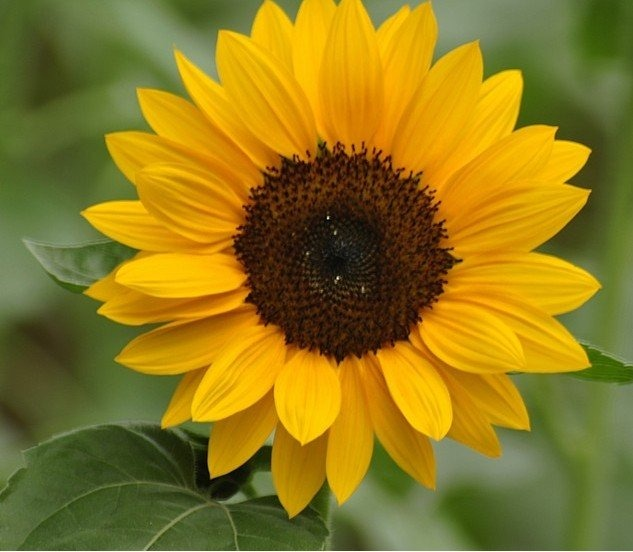
#> input picture Imagens/Girassol.png, 633 x 552 px, found by its file name
$ python 'Decompondo Imagem em Canais LAB -  Versão 1.0.0.py'
#> lines starting #> are read from the running program, lines starting #| are printed output that depends on the picture
#
########################################################################
# Importação das Bibliotecas Necessárias
########################################################################
#
import cv2 as cv
import matplotlib.pyplot as plt
import os

#
########################################################################
# Definições Gerais
########################################################################
#
BaseDir = "OpenCV/"
NomeJanela = "Imagem Base"
NomeImagem  = "Girassol.png"
NomeDiagrama = "DiagramaLAB.jpg"
CaminhoBase = "/home/asoares/" + BaseDir
CaminhoImagem = CaminhoBase + "Imagens/"

#
########################################################################
# Lendo a Imagem
########################################################################
#
ImagemColorida = cv.imread ( CaminhoImagem + NomeImagem, cv.IMREAD_COLOR)
#> ImagemColorida is the input picture: shape (552, 633, 3); mean B, G, R 29.1, 119.6, 140.8
ImgDiagrama = cv.imread ( CaminhoImagem + NomeDiagrama, cv.IMREAD_COLOR)
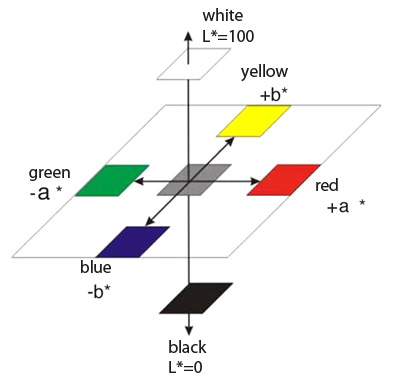
#> input picture Imagens/DiagramaLAB.jpg, 400 x 385 px, found by its file name
#> ImgDiagrama is the input picture: shape (385, 400, 3); mean B, G, R 240.3, 242.5, 243

#
########################################################################
# Checando se a Imagem Foi Lida com Sucesso
########################################################################
#
if ImagemColorida is None:
    os.system ("clear")
    print( "Não Foi Localizada a Imagem : ", NomeImagem)
    exit ()

if ImgDiagrama is None:
    os.system ("clear")
    print( "Não Foi Localizada a Imagem : ", NomeImagem)
    exit ()

#
########################################################################
# Reduzindo a Imagem
########################################################################
#
ImagemColorida = cv.resize(ImagemColorida, (300, 300), interpolation = cv.INTER_AREA)
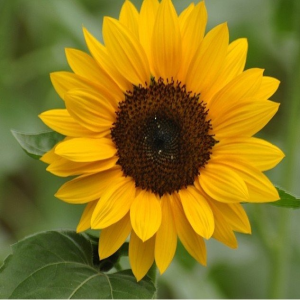
#> ImagemColorida: shape (300, 300, 3); mean B, G, R 29.1, 119.6, 140.8

#
########################################################################
# Transformando para o Padrào HSV
########################################################################
#
imgRGB = cv.cvtColor(ImagemColorida, cv.COLOR_BGR2RGB)
imgLAB = cv.cvtColor(imgRGB, cv.COLOR_RGB2LAB)
#> imgLAB: shape (300, 300, 3); mean of channels 0, 1, 2 129.1, 127.3, 173

#
########################################################################
# Decompondo a Imagem nos Diferentes Canais
########################################################################
#
L, A, B = cv.split(imgLAB)
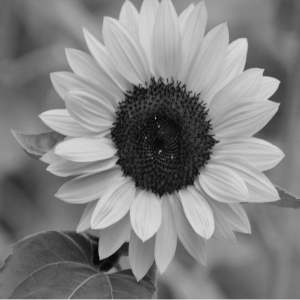
#> L: shape (300, 300); min 8, max 217, mean 129.1
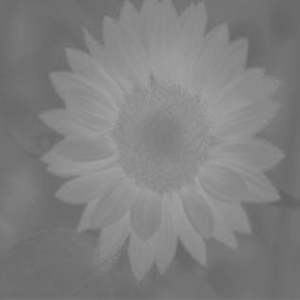
#> A: shape (300, 300); min 98, max 165, mean 127.3
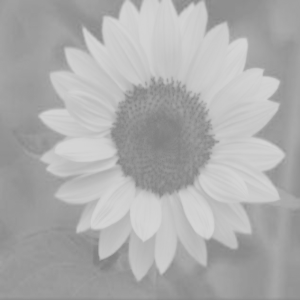
#> B: shape (300, 300); min 128, max 214, mean 173

#
########################################################################
# Salvando os Canais em Arquivos Diferentes
########################################################################
#
cv.imwrite( CaminhoImagem+"GirassolLABL.png", L)
cv.imwrite( CaminhoImagem+"GirassolLABA.png", A)
cv.imwrite( CaminhoImagem+"GirassolLABB.png", B)

#
########################################################################
# Convertendo para Matplotlib
########################################################################
#
ImagemColorida = cv.cvtColor(ImagemColorida, cv.COLOR_BGR2RGB)
imgL = cv.cvtColor(L, cv.COLOR_BGR2RGB)
#> imgL: shape (300, 300, 3); mean of channels 0, 1, 2 129.1, 129.1, 129.1
imgA = cv.cvtColor(A, cv.COLOR_BGR2RGB)
#> imgA: shape (300, 300, 3); mean of channels 0, 1, 2 127.3, 127.3, 127.3
imgB = cv.cvtColor(B, cv.COLOR_BGR2RGB)
#> imgB: shape (300, 300, 3); mean of channels 0, 1, 2 173, 173, 173

#
########################################################################
# Apresentação dos Resultados
########################################################################
#
Grafico = plt.figure(figsize=(16,8))

Grafico.add_subplot(1,5,1)
plt.imshow(ImagemColorida )
plt.title("Original")

Grafico.add_subplot(1,5,2)
plt.imshow(ImgDiagrama )
plt.axis ( "off")
plt.title("Diagrama LAB")

Grafico.add_subplot(1,5,3)
plt.imshow(imgL )
plt.title("Canal Lightness")

Grafico.add_subplot(1,5,4)
plt.imshow(imgA )
plt.title("Canal A")

Grafico.add_subplot(1,5,5)
plt.imshow(imgB )
plt.title("Canal B")

plt.subplots_adjust ( left   = 0.1,
                      bottom = 0.1,
                      right  = 0.9,
                      top    = 0.9,
                      wspace = 0.2,
                      hspace = 0.1 )

plt.show ()
#> figure, not shown here; B, G, R data is drawn as R, G, B

########################################################################
# FIM DO PROGRAMA
########################################################################
